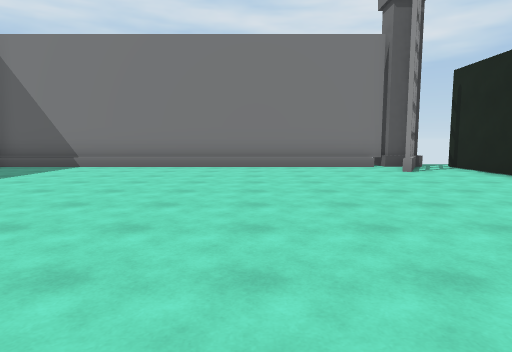
View 1 (above)

16 first-person views from a walk through a scene from a Unity 3-D project. The camera is 1.4 m above the floor, tilts 6° down and sees 75° across. The floor is counted in squares, 2 m on a side. Each view is taken from the middle of a square. On the plan, view 1 faces up. The plan holds only what a view shows up to about 10 squares ahead; the rest is blank. Some animated figures are not drawn.

View 2
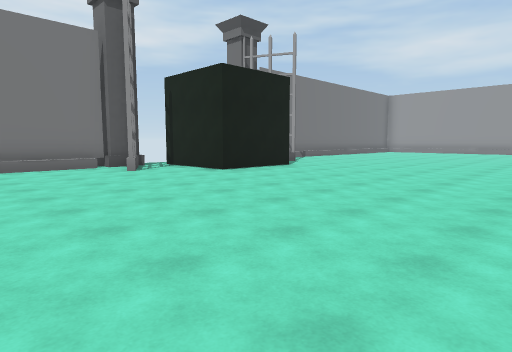

View 3
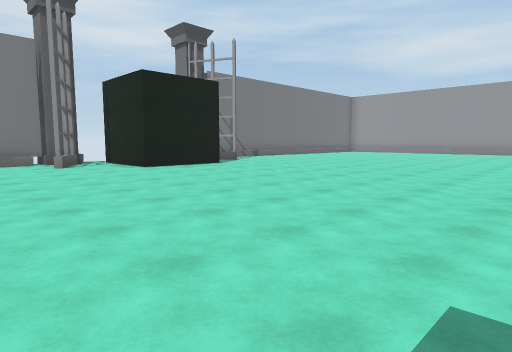

View 4
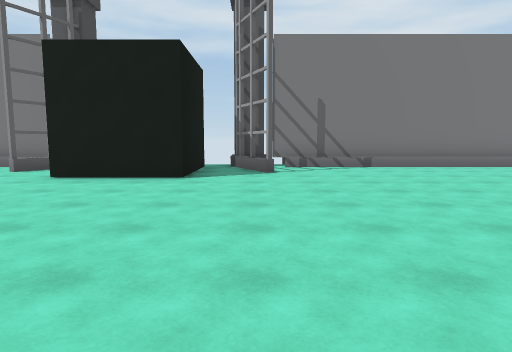

View 5
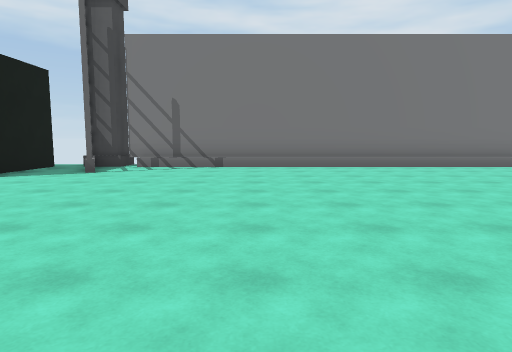

View 6
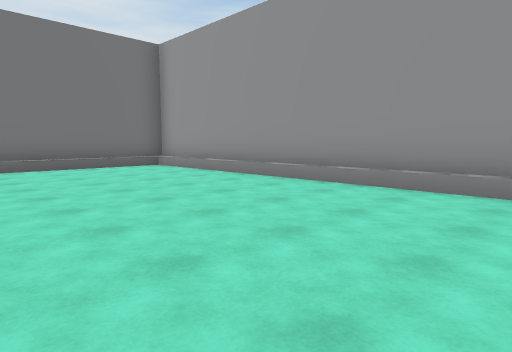

View 7
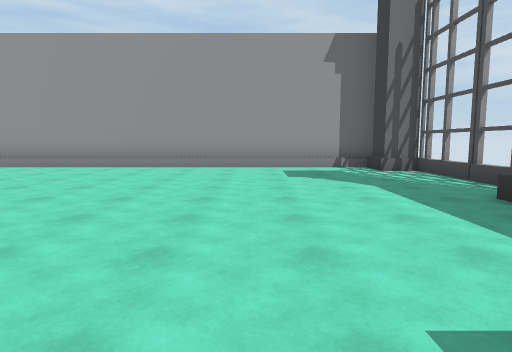

View 8
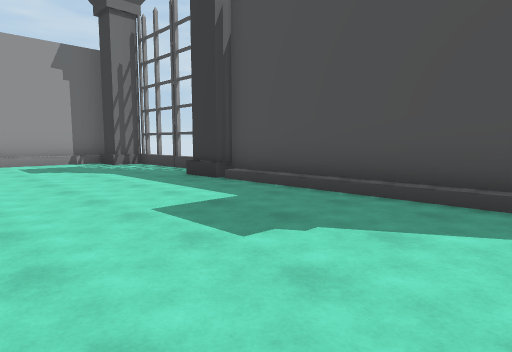

View 9
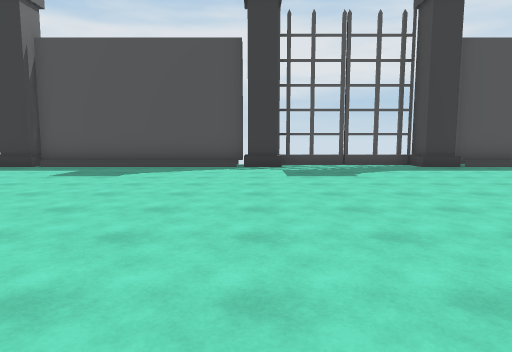

View 10
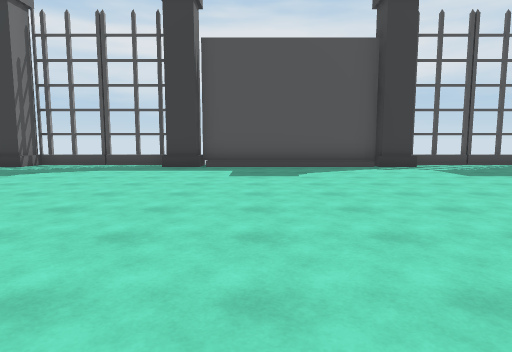

View 11
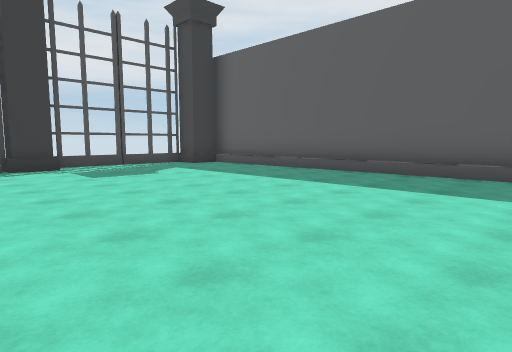

View 12
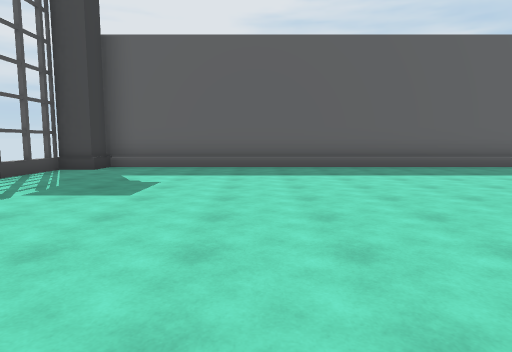

View 13
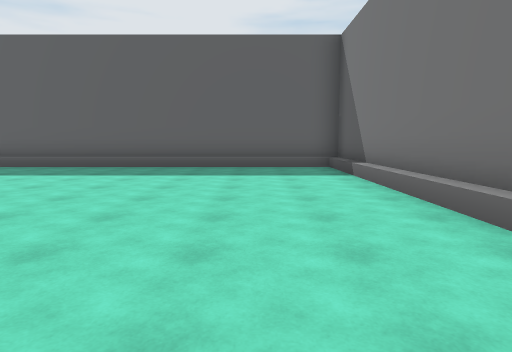

View 14
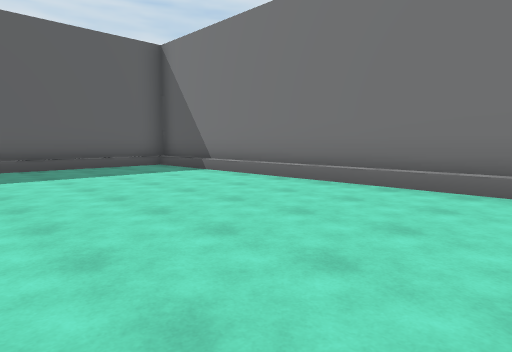

View 15
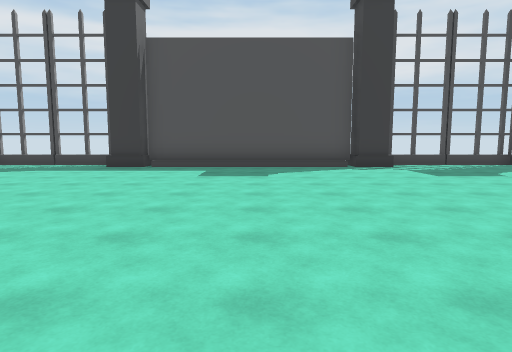

View 16
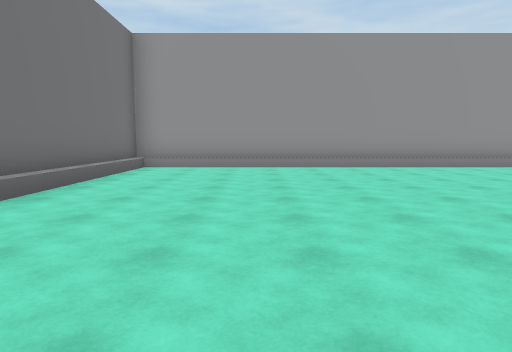

### Floor plan
Key: @ floor where view 1 was taken; # wall or solid block; x gap in a wall; . main floor; : floor 0.5 m higher than the main floor; / step, stairs or slope; ^ raised ledge.
Columns run from 8 left of view 1 to 22 right of it. Each row starts with its distance up from view 1.
 10 #############    ##############
  9 #///////////## #.#///////////:#
  8 #/..........## #.^.........../#
  7 #/...........###............./#
  6 #/.........................../#
  5 #/.........................../#
  4 #/.........................../#
  3 #/.........................../#
  2 #/.........................../#
  1 #/.........................../#
  0 #/......@..................../#
 -1 #/.........................../#
 -2 #/.........................../#
 -3 #/.........................../#
 -4 ###...#.....#....#.....##....:#
 -5   #^  #######    ########  ^#x

Positions as (right, up) in squares from view 1, and headings:
1: (0, 0), facing up
2: (0, 0), facing up-right
3: (1, -2), facing up-right
4: (9, 0), facing up
5: (13, 0), facing up
6: (16, 0), facing up-right
7: (12, -1), facing right
8: (10, 0), facing down-right
9: (9, 5), facing down
10: (2, 5), facing down
11: (0, 5), facing down-left
12: (2, 0), facing left
13: (2, 7), facing left
14: (2, 4), facing up-left
15: (12, 5), facing down
16: (12, 6), facing right
